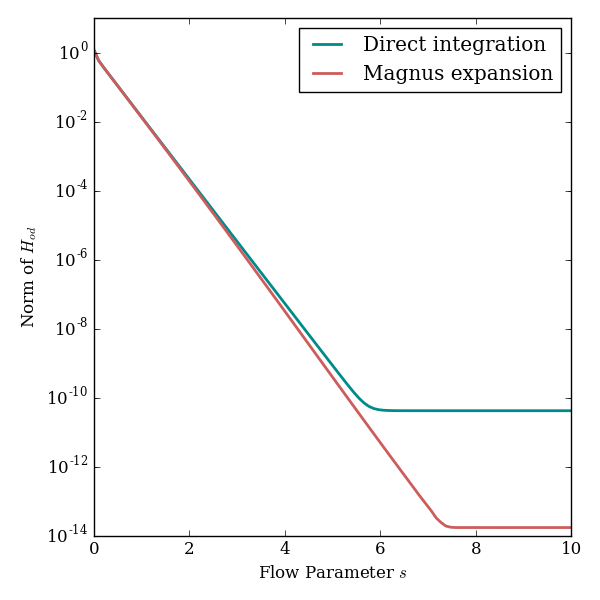

Python code for this plot:
import matplotlib.pyplot as plt
from matplotlib.lines import Line2D
import numpy as np
import scipy.stats as stats
import os
import sys
from pylab import *
matplotlib.rcParams['font.family'] = "serif"
from matplotlib import ticker
from matplotlib.ticker import ScalarFormatter


srg = np.loadtxt("data/pairing_srg.dat",unpack=True)
magnus = np.loadtxt("data/pairing_srg_magnus.dat",unpack=True)

plt.figure(figsize=(6,6))
fig = plt.figure(1)
axes = plt.gca()
#axes.set_xlim([0,30])
axes.tick_params(labelsize=12)

plt.semilogy(srg[0], srg[1], linewidth=2, color='darkcyan',label='Direct integration')
plt.semilogy(magnus[0], magnus[1], linewidth=2, color='indianred',label='Magnus expansion')


plt.legend(loc=1, shadow=True, fontsize=12)
plt.xlabel(r'Flow Parameter $s$', fontsize=12, weight='normal', family='serif')
plt.ylabel(r'Norm of $H_{od}$', fontsize=12, weight='normal', family='serif')
#plt.title(, fontsize=12, weight='normal', family='serif')
plt.tight_layout()
axes.legend()

figname = 'plot_pairing.png'
plt.savefig(figname, format='png')
os.system('okular '+figname)
plt.clf()